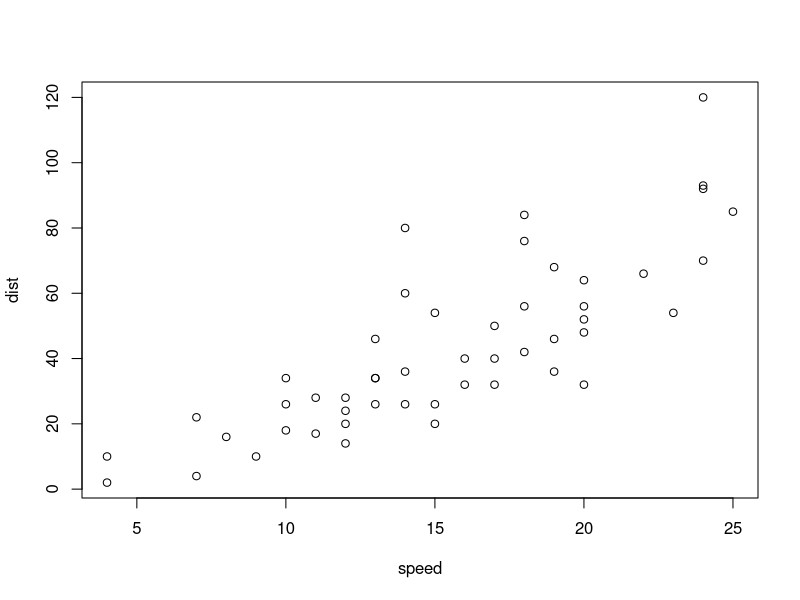
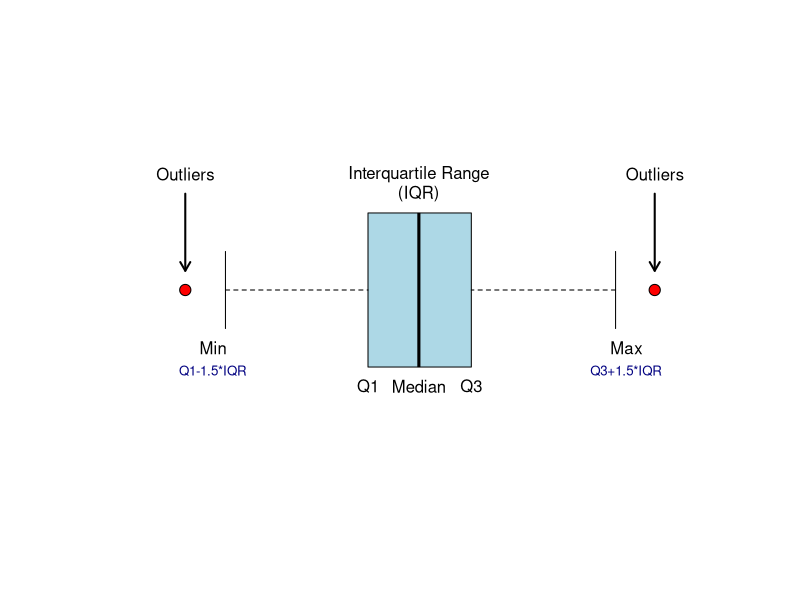
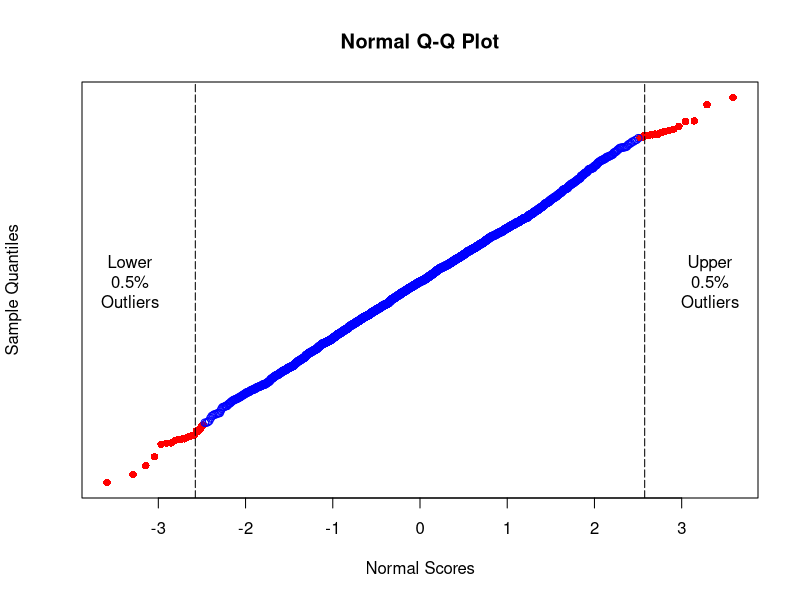

Source code (R) for these figures, in order:
## ---- chunk 1
summary(cars)
## ---- chunk 2
plot(cars)
## ---- chunk 3

library(kableExtra)

coef_table <- data.frame(
  Variables = c("var 1", "var 2", "var 3"),
  Coefficients = c(1.6, 0.2, -2.0),
  Conf.Lower = c(1.3, -0.4, -2.5),
  Conf.Higher = c(1.9, 0.6, -1.4)
) 

indxs = which(coef_table$Conf.Lower < 0 & coef_table$Conf.Higher > 0)
df <- data.frame(
  coef_table[,1:2],
  Interval = sprintf("(%.2f, %.2f)", coef_table$Conf.Lower, coef_table$Conf.Higher),
  Visualization = ""
)

kable(df, booktabs = T, align = "c") %>%
  kable_paper(full_width = FALSE) %>%
    row_spec(indxs, bold = "T") %>%
    column_spec(4, image = spec_pointrange(
      x = coef_table$Coefficients, 
      xmin = coef_table$Conf.Lower, 
      xmax = coef_table$Conf.Higher, 
      vline = 0) 
      )
## ---- chunk 4
library(formattable)
ft_dt <- mtcars[1:5, 1:4]
ft_dt$car <- row.names(ft_dt)
row.names(ft_dt) <- NULL
ft_dt$mpg <- color_tile("white", "red")(ft_dt$mpg)

kable(ft_dt, escape = F) %>%
  kable_paper(full_width = F) %>%
  column_spec(5, width = "3cm") 
## ---- chunk 5
# Generate vector of data
y <- rnorm(3000)
outs <- c(-3, 3)  # outliers
y <- c(y[y < 2.5 & y > -2.5], outs)
q <- quantile(y, c(.25, .5, .75))  # quartiles
mn <- q[1] - 1.5*IQR(y)
mx <- q[3] + 1.5*IQR(y)

boxplot(y, horizontal = TRUE, col = "lightblue", 
                 axes = FALSE, outpch = 21, outbg = "red", 
                 cex = 1.5, ylim = c(-4, 4))

# Add outlier labels
arrows(x0 = outs, y0 = c(1.25, 1.25), 
       x1 = outs, y1 = c(1.05, 1.05),
       length = 0.1, angle = 30, lwd = 2)
text(x = outs, y = 1.3, labels = "Outliers")

# Add plot labels
text(x = c(mn, mx), y = 0.85, labels = c("Min", "Max"))
text(x = c(mn, mx), y = .79, labels = c("Q1-1.5*IQR", "Q3+1.5*IQR"), 
     col = "navy", cex = 0.8)
text(x = q, y = 0.75, labels = c("Q1", "Median", "Q3"))
text(x = q[2], y = c(1.3, 1.25), labels = c("Interquartile Range", "(IQR)"))
## ---- chunk 6
# normal probability plot
y <- rnorm(3000)

lwr <- qnorm(.005)
upr <- qnorm(.995)
clr <- ifelse(y > lwr & y < upr, "blue", "red")
shp <- ifelse(y > lwr & y < upr, 1, 16)

mplot <- qqnorm(y, xlab = "Normal Scores", col = clr, pch = shp, yaxt = "n") 
abline(v = c(lwr, upr), lty = 5)
text(x = c(lwr - 0.75, upr + 0.75), y = 0, 
     labels = c("Lower\n0.5%\nOutliers", "Upper\n0.5%\nOutliers"))
